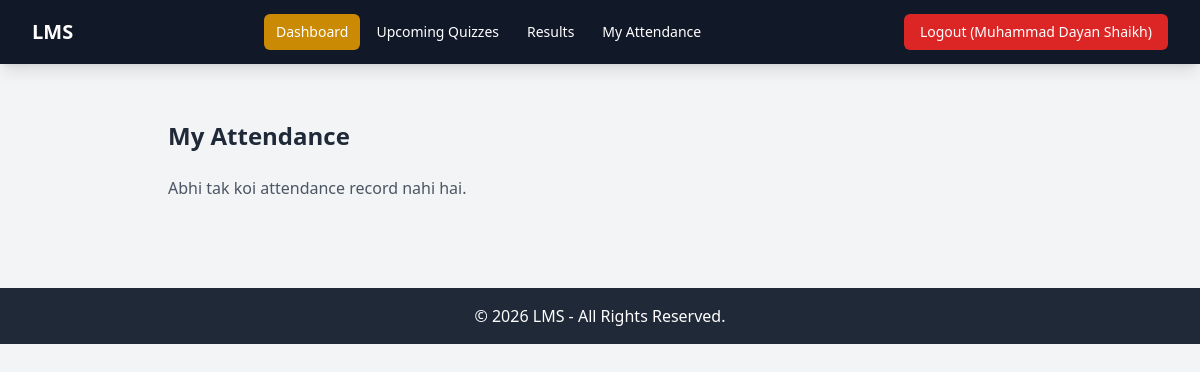
The app's page /student/controller/my_attendance.php (signed in), older data.
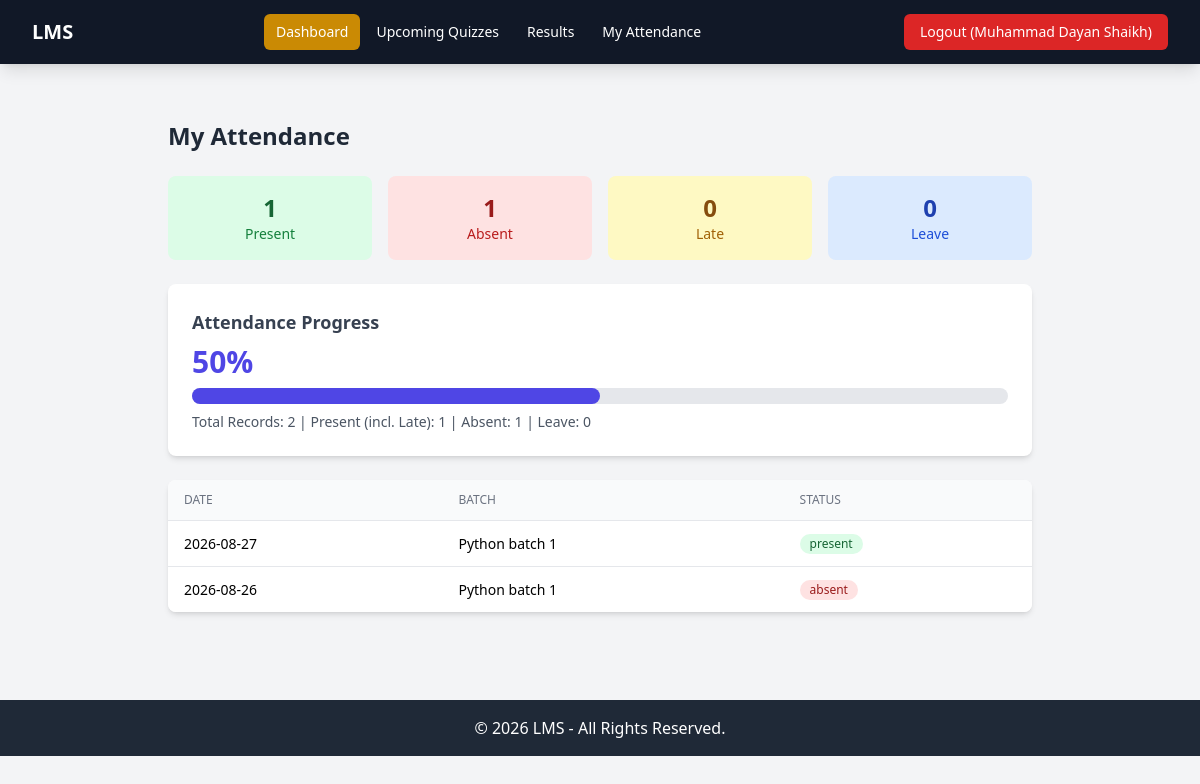
The same page, newer data.
### tables this page shows
CREATE TABLE `attendance` (
  `id` int(11) NOT NULL,
  `batch_id` int(11) NOT NULL,
  `student_id` int(11) NOT NULL,
  `date` date NOT NULL,
  `status` enum('present','absent','late','leave') NOT NULL,
  `marked_by` int(11) NOT NULL,
  `created_at` timestamp NOT NULL DEFAULT current_timestamp()
);

CREATE TABLE `batches` (
  `id` int(11) NOT NULL,
  `batch_name` varchar(100) NOT NULL,
  `starting_date` date NOT NULL,
  `batch_time` varchar(50) NOT NULL,
  `teacher_id` int(11) NOT NULL,
  `status` enum('pending','approved','rejected') NOT NULL DEFAULT 'pending',
  `created_at` timestamp NOT NULL DEFAULT current_timestamp()
);

### student/controller/my_attendance.php (called while the page is built, shortened)
<?php
$student_id = $_SESSION['user_id'];
$attendance_records = [];
$stmt = $conn->prepare("
    SELECT a.date, a.status, b.batch_name
    FROM attendance a
    INNER JOIN batches b ON a.batch_id = b.id
    WHERE a.student_id = ?
    ORDER BY a.date DESC
");
$stmt->bind_param("i", $student_id);
$stmt->execute();
$result = $stmt->get_result();
while ($row = $result->fetch_assoc()) {
    $attendance_records[] = $row;
}
$summary = ['present' => 0, 'absent' => 0, 'late' => 0, 'leave' => 0];
foreach ($attendance_records as $rec) {
    if (isset($summary[$rec['status']])) {
        $summary[$rec['status']]++;
    }
}
$total_records = count($attendance_records);
$present_like_count = $summary['present'] + $summary['late'];
$attendance_percentage = ($total_records > 0) ? round(($present_like_count / $total_records) * 100, 2) : 0;
include BASE_PATH . 'student/view/my_attendance.php';
?>

### student/view/my_attendance.php (the view, shortened to what this page needs)
<div class="max-w-4xl mx-auto px-4 py-8">
    <h1 class="text-2xl font-bold text-gray-800 mb-6">My Attendance</h1>
    <?php if (empty($attendance_records)): ?>
        <p class="text-gray-600">Abhi tak koi attendance record nahi hai.</p>
    <?php else: ?>
        <div class="grid grid-cols-4 gap-4 mb-6">
            <div class="bg-green-100 rounded-lg p-4 text-center">
                <p class="text-2xl font-bold text-green-800"><?php echo $summary['present']; ?></p>
                <p class="text-sm text-green-700">Present</p>
            </div>
            <div class="bg-red-100 rounded-lg p-4 text-center">
                <p class="text-2xl font-bold text-red-800"><?php echo $summary['absent']; ?></p>
                <p class="text-sm text-red-700">Absent</p>
            </div>
            <div class="bg-yellow-100 rounded-lg p-4 text-center">
                <p class="text-2xl font-bold text-yellow-800"><?php echo $summary['late']; ?></p>
                <p class="text-sm text-yellow-700">Late</p>
            </div>
            <div class="bg-blue-100 rounded-lg p-4 text-center">
                <p class="text-2xl font-bold text-blue-800"><?php echo $summary['leave']; ?></p>
                <p class="text-sm text-blue-700">Leave</p>
            </div>
        </div>
        <div class="bg-white shadow-md rounded-lg p-6 mb-6">
            <h2 class="text-lg font-semibold text-gray-700 mb-2">Attendance Progress</h2>
            <p class="text-3xl font-bold text-indigo-600"><?php echo $attendance_percentage; ?>%</p>
            <div class="w-full bg-gray-200 rounded-full h-4 mt-2">
                <div class="bg-indigo-600 h-4 rounded-full" style="width: <?php echo $attendance_percentage; ?>%;"></div>
            </div>
            <p class="text-sm text-gray-600 mt-2">
                Total Records: <?php echo $total_records; ?> |
                Present (incl. Late): <?php echo $present_like_count; ?> |
                Absent: <?php echo $summary['absent']; ?> |
                Leave: <?php echo $summary['leave']; ?>
            </p>
        </div>
        <div class="bg-white shadow-md rounded-lg overflow-hidden">
            <table class="min-w-full divide-y divide-gray-200">
                <thead class="bg-gray-50">
                    <tr>
                        <th class="px-4 py-3 text-left text-xs font-medium text-gray-500 uppercase">Date</th>
                        <th class="px-4 py-3 text-left text-xs font-medium text-gray-500 uppercase">Batch</th>
                        <th class="px-4 py-3 text-left text-xs font-medium text-gray-500 uppercase">Status</th>
                    </tr>
                </thead>
                <tbody class="bg-white divide-y divide-gray-200">
                    <?php foreach ($attendance_records as $record): ?>
                        <tr>
                            <td class="px-4 py-3 whitespace-nowrap text-sm"><?php echo htmlspecialchars($record['date']); ?></td>
                            <td class="px-4 py-3 whitespace-nowrap text-sm"><?php echo htmlspecialchars($record['batch_name']); ?></td>
                            <td class="px-4 py-3 whitespace-nowrap text-sm">
                                <?php
                                $status = $record['status'];
                                $badgeClass = 'bg-gray-100 text-gray-800';
                                if ($status === 'present') $badgeClass = 'bg-green-100 text-green-800';
                                elseif ($status === 'absent') $badgeClass = 'bg-red-100 text-red-800';
                                elseif ($status === 'late') $badgeClass = 'bg-yellow-100 text-yellow-800';
                                elseif ($status === 'leave') $badgeClass = 'bg-blue-100 text-blue-800';
                                ?>
                                <span class="inline-flex items-center px-2.5 py-0.5 rounded-full text-xs font-medium <?php echo $badgeClass; ?>">
                                    <?php echo htmlspecialchars($status); ?>
                                </span>
                            </td>
                        </tr>
                    <?php endforeach; ?>
                </tbody>
            </table>
        </div>
    <?php endif; ?>
</div>

Row changes from the older to the newer data that the page shows:
added attendance: date "2026-08-27", batch.batch_name "Python batch 1", status "present"
added attendance: date "2026-08-26", batch.batch_name "Python batch 1", status "absent"
Text that changed along with them:
$summary['present']: (not shown) → "1"
$summary['absent']: (not shown) → "1"
$summary['late']: (not shown) → "0"
$summary['leave']: (not shown) → "0"
$attendance_percentage: (not shown) → "50"
$total_records: (not shown) → "2"
$present_like_count: (not shown) → "1"
text no longer shown: "Abhi tak koi attendance record nahi hai."
text now shown: "Present Absent Late Leave Attendance Progress % Total Records: | Present (incl. Late): | Absent: | Leave: DATE BATCH STATUS"
